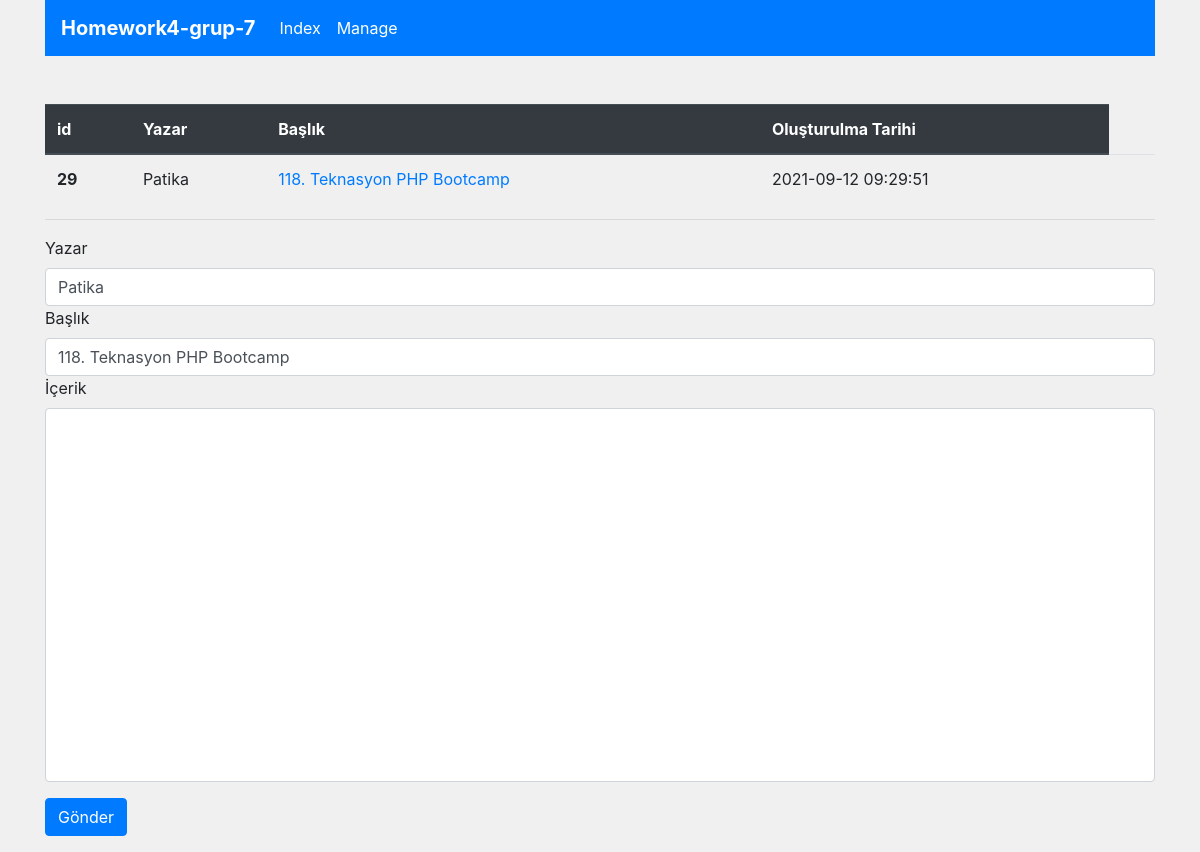
/manage.php?action=edit&post=29, run on the app's committed database.
### tables this page shows
CREATE TABLE `posts` (
  `id` int(11) NOT NULL,
  `author` varchar(55) NOT NULL,
  `post_detail` text NOT NULL,
  `post_header` varchar(255) NOT NULL,
  `post_created` datetime NOT NULL DEFAULT current_timestamp(),
  `post_updated` datetime NOT NULL DEFAULT current_timestamp()
);

### db.class.php (called while the page is built, shortened)
<?php
class DB{
    protected string $user = "root";
    protected string $pass = "";
    protected string $db_name = "post";
    protected string $host_name ="localhost";
    public function createConn() : PDO{
        try{
            return new PDO("mysql:host=$this->host_name;dbname=$this->db_name","$this->user","$this->pass");
        }catch(PDOException $e){
            echo $e-> getMessage();
        }
    }
    public function get(string $table_name, int $id) : array{
        $conn  = $this->createConn();
        $stmt = $conn->prepare("SELECT * FROM $table_name WHERE id = $id");
        $stmt->execute();
        return $stmt->fetchAll(PDO::FETCH_ASSOC);
    }
}

### post.class.php (called while the page is built, shortened)
<?php
require "db.class.php";
class Post{
    private object $database;
    public function __construct(DB $database)
    {
        $this->database = $database;
    }
    public function postDetail(int $post_id): array{
        return $this->database->get("posts", $post_id);
    }
}

### manage.php (the view, shortened to what this page needs)
<?php  require "post.class.php"; ?>
<!DOCTYPE html>
<html lang="en">
<head>
    <link rel="stylesheet" href="https://cdn.jsdelivr.net/npm/bootstrap@4.6.0/dist/css/bootstrap.min.css">
</head>
<body style = "background-color:rgb(240, 240, 240)">
<?php
if(isset($_GET['action'])){
    $postObj = new Post(new DB());
}
?>
<div class = "container">
<nav class="navbar navbar-expand-lg navbar-light bg-primary mb-5"  >
  <a class="navbar-brand" href="" style="color: white; font-weight:bold">Homework4-grup-7</a>
  <div class="collapse navbar-collapse" id="navbarNav">
    <ul class="navbar-nav">
      <li class="nav-item active">
        <a class="nav-link" style="color: white;" href="http://localhost/homework4-grup-7/index.php">Index <span class="sr-only">(current)</span></a>
      </li>
      <li class="nav-item active">
        <a class="nav-link" style="color: white;" href="http://localhost/homework4-grup-7/manage.php">Manage<span class="sr-only">(current)</span></a>
      </li>
    </ul>
  </div>
</nav>
    <table class="table">
    <thead class="thead-dark">
      <tr>
        <th scope="col">id</th>
        <th scope="col">Yazar</th>
        <th scope="col">Başlık</th>
        <th scope="col">Oluşturulma Tarihi</th>
      </tr>
    </thead>
    <tbody>
      <?php
      if(isset($_GET['post']) && isset($_GET['action'])){
        $id = $_GET['post'];
        $postObj = new Post(new DB());
        $post = $postObj->postDetail($id);
        foreach($post as $post_val){
          echo "<tr>" . PHP_EOL;
          echo "<th scope ='row'>$post_val[id]</th>" . PHP_EOL;
          echo "<td>$post_val[author]</td>" . PHP_EOL;
          echo "<td><a href='http://localhost/homework4-grup7/$post_val[post_header].php'> $post_val[post_header]</a></td>" . PHP_EOL;
          echo "<td>$post_val[post_created]</td>" . PHP_EOL;
          echo "<td></td>";
          echo "</tr> " . PHP_EOL;
      }
      }
      ?>
    </tbody>
</table>
<hr>
<?php
if(isset($_GET['action'])){
if($_GET['action'] == "edit" && !isset($_GET['post_detail']) ){
    $current_post = $postObj->postDetail($_GET['post']);
    $author = $current_post[0]['author'];
    $header = $current_post[0]['post_header'];
    echo  "<div>";
          echo "<form action='manage.php' method='GET'>";
                echo "<div class='form-group'>";
                    echo "<div>";
                        echo "<label for='author'>Yazar</label>" . PHP_EOL;
                        echo "<input type='text' name='author' value='$author' class='form-control' >" . PHP_EOL;
                        echo "<label for='post_header'>Başlık</label>";
                        echo "<input type='text' name='post_header' value='$header' class='form-control'>" . PHP_EOL;
                        echo "<label for='post_detail'>İçerik</label>";
                        echo "<textarea name='post_detail' class='form-control' style='resize: none;' cols='30' rows='15'></textarea>" . PHP_EOL;
                        echo "</div>";
                        echo "<button class ='btn btn-primary mt-3'>Gönder</button>" . PHP_EOL;
                echo "</div>";
        echo "</form>";
    echo "</div>";
}
}
?>
</body>
</html>

### data on the page
posts: id "29", author "Patika", post_header "118. Teknasyon PHP Bootcamp", post_created "2021-09-12 09:29:51"
